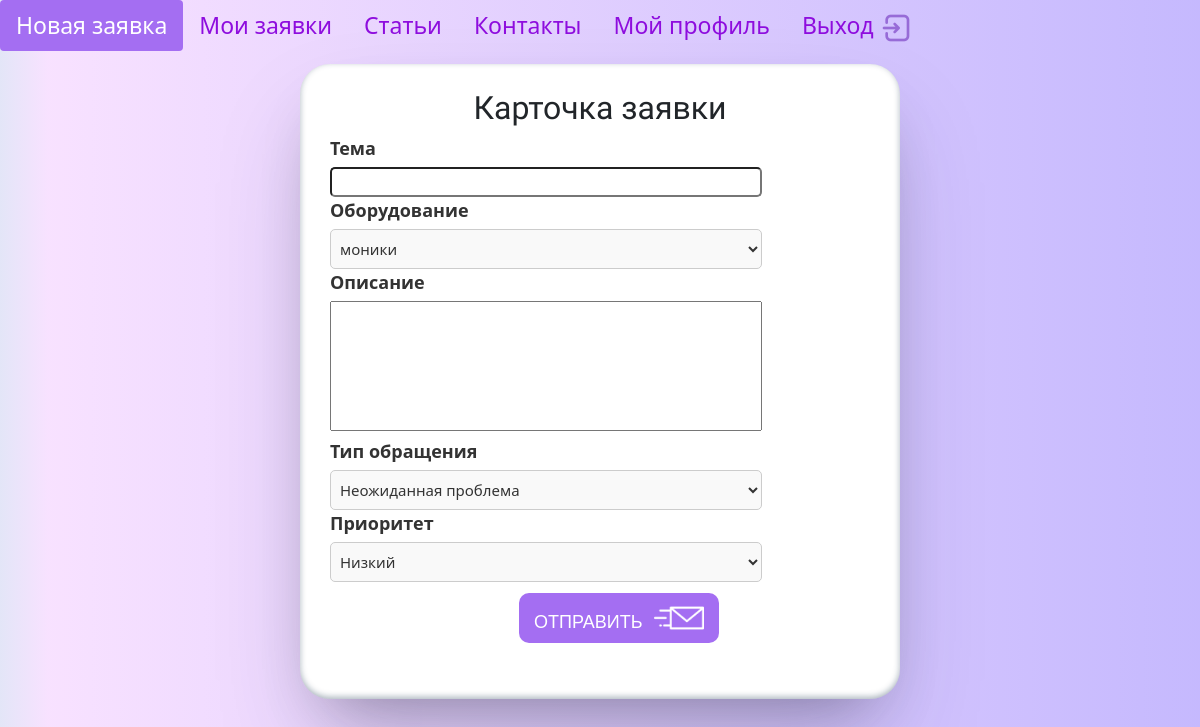
The app's page /helpdesk/mainpageusers/ (signed in), older data.
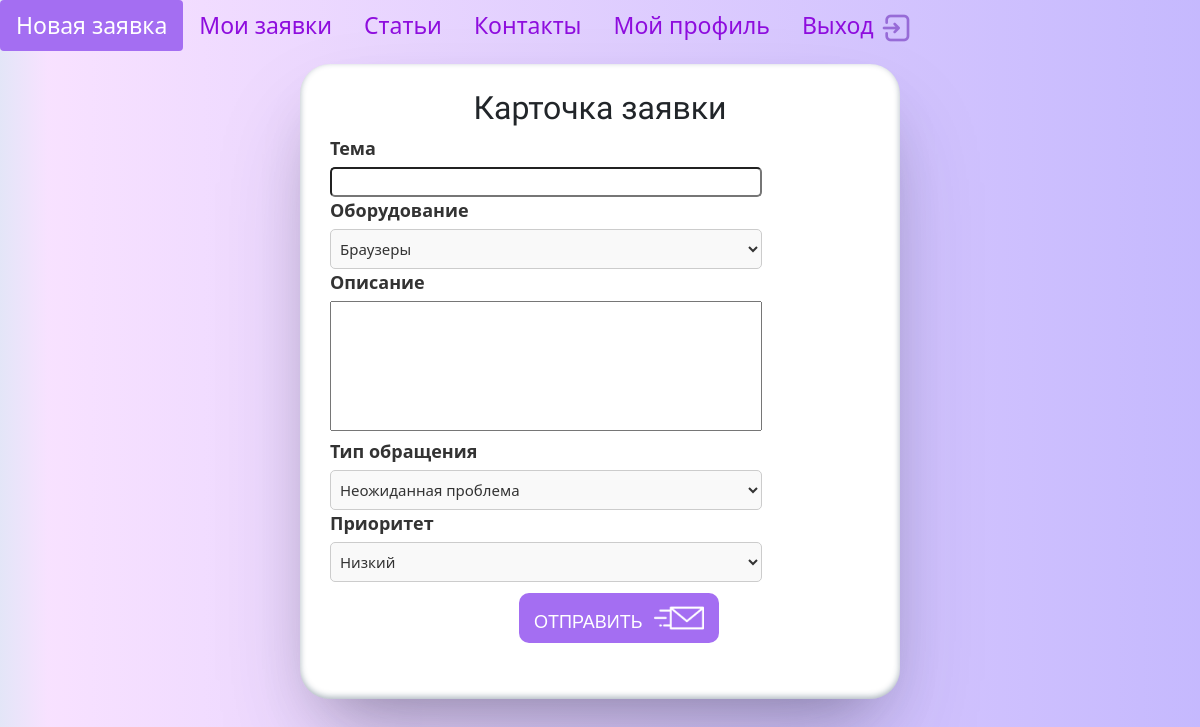
The same page, newer data.
### helpdesk/models.py (models this page shows)
class Equipment(models.Model):
    name_equipment = models.CharField(max_length=60, verbose_name="оборудование")
    class Meta:
        verbose_name = "Оборудование/ПО"
        verbose_name_plural = "Оборудование"
    def __str__(self):
        return self.name_equipment

### helpdesk/views.py (the view, shortened to what this page needs)
# urls.py: path('mainpageusers/', views.AddPage.as_view(), name='mainpageusers'),
class AddPage(LoginRequiredMixin, CreateView):
    form_class = AddPostForm
    template_name = 'helpdesk/mainpageusers.html'
    login_url = '/login/'
    def dispatch(self, request, *args, **kwargs):
        if not has_role2(request.user):
            return HttpResponse("<h1>Отказано в доступе </h1>")  # Возврат пользователю сообщения об отказе в доступе
        return super().dispatch(request, *args, **kwargs)

### helpdesk/forms.py (shortened to what this page needs)
class AddPostForm(forms.ModelForm):
    class Meta:
        model = Ticket
        fields = ['title', 'equipment', 'description', 'type', 'priority']
        widgets = {
            'title': forms.TextInput(attrs={'class': 'form-input'}),
        }

### helpdesk/views.py (called while the page is built)
def has_role2(user):
    if user.is_authenticated:
        return user.role_id == 2
    return False

### helpdesk/templates/helpdesk/mainpageusers.html (shortened to what this page needs)
{% extends 'base.html' %}
{% load static %}
{% block content %}
<form class="ticket" action="" method="post" enctype="multipart/form-data">
    <h2>Карточка заявки</h2>
       {% for f in form %}
    {% if f.name == 'equipment' or f.name == 'type'  or f.name == 'priority'%}
            <p class="ticketp" for="{{ f.id_for_p }}">{{ f.label }}</p>
            <select name="{{ f.name }}" class="custom-dropdown">
                {% for choice in f.field.choices %}
                    <option value="{{ choice.0 }}">{{ choice.1 }}</option>
                {% endfor %}
            </select>
    {% else %}
            <p class="ticketp" for="{{ f.id_for_label }}">{{ f.label }}</p>
            {{ f }}
    {% endif %}
{% endfor %}
    <p><button type="submit"><i> <img class="img-button" src="{% static 'helpdesk/images/sendticket.png' %}" > </i>Отправить</button></p>
</form>
{% endblock %}

Row changes from the older to the newer data that the page shows:
changed Equipment: equipment "моники" → "Браузеры"
